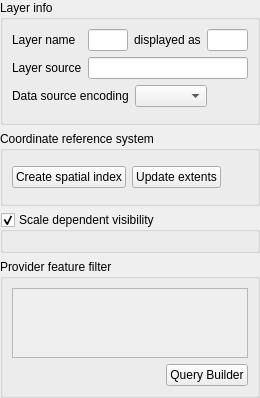
             <widget class="QWidget" name="scrollAreaWidgetContents">
              <property name="geometry">
               <rect>
                <x>0</x>
                <y>0</y>
                <width>260</width>
                <height>379</height>
               </rect>
              </property>
              <layout class="QVBoxLayout" name="verticalLayout_13">
               <property name="leftMargin">
                <number>0</number>
               </property>
               <property name="topMargin">
                <number>0</number>
               </property>
               <property name="rightMargin">
                <number>0</number>
               </property>
               <property name="bottomMargin">
                <number>0</number>
               </property>
               <item>
                <widget class="QgsCollapsibleGroupBox" name="groupBox">
                 <property name="title">
                  <string>Layer info</string>
                 </property>
                 <property name="syncGroup" stdset="0">
                  <string notr="true">vectorgeneral</string>
                 </property>
                 <layout class="QGridLayout" name="gridLayout">
                  <item row="1" column="0">
                   <widget class="QLabel" name="textLabel3">
                    <property name="text">
                     <string>Layer name</string>
                    </property>
                   </widget>
                  </item>
                  <item row="5" column="0">
                   <widget class="QFrame" name="mDataSourceEncodingFrame">
                    <layout class="QHBoxLayout" name="horizontalLayout_4">
                     <property name="leftMargin">
                      <number>0</number>
                     </property>
                     <property name="topMargin">
                      <number>0</number>
                     </property>
                     <property name="rightMargin">
                      <number>0</number>
                     </property>
                     <property name="bottomMargin">
                      <number>0</number>
                     </property>
                    </layout>
                   </widget>
                  </item>
                  <item row="1" column="1">
                   <widget class="QLineEdit" name="mLayerOrigNameLineEdit"/>
                  </item>
                  <item row="1" column="3">
                   <widget class="QLineEdit" name="txtDisplayName">
                    <property name="readOnly">
                     <bool>true</bool>
                    </property>
                   </widget>
                  </item>
                  <item row="1" column="2">
                   <widget class="QLabel" name="label_2">
                    <property name="text">
                     <string>displayed as</string>
                    </property>
                   </widget>
                  </item>
                  <item row="2" column="0">
                   <widget class="QLabel" name="lblLayerSource">
                    <property name="text">
                     <string>Layer source</string>
                    </property>
                   </widget>
                  </item>
                  <item row="2" column="1" colspan="3">
                   <widget class="QLineEdit" name="txtLayerSource">
                    <property name="enabled">
                     <bool>true</bool>
                    </property>
                    <property name="readOnly">
                     <bool>true</bool>
                    </property>
                   </widget>
                  </item>
                  <item row="4" column="0" colspan="4">
                   <layout class="QHBoxLayout" name="horizontalLayout_6">
                    <item>
                     <widget class="QLabel" name="label_3">
                      <property name="sizePolicy">
                       <sizepolicy hsizetype="Maximum" vsizetype="Preferred">
                        <horstretch>0</horstretch>
                        <verstretch>0</verstretch>
                       </sizepolicy>
                      </property>
                      <property name="text">
                       <string>Data source encoding</string>
                      </property>
                     </widget>
                    </item>
                    <item>
                     <widget class="QComboBox" name="cboProviderEncoding"/>
                    </item>
                    <item>
                     <spacer name="horizontalSpacer_2">
                      <property name="orientation">
                       <enum>Qt::Horizontal</enum>
                      </property>
                      <property name="sizeHint" stdset="0">
                       <size>
                        <width>0</width>
                        <height>20</height>
                       </size>
                      </property>
                     </spacer>
                    </item>
                   </layout>
                  </item>
                 </layout>
                </widget>
               </item>
               <item>
                <widget class="QgsCollapsibleGroupBox" name="indexGroupBox">
                 <property name="title">
                  <string>Coordinate reference system</string>
                 </property>
                 <property name="checkable">
                  <bool>false</bool>
                 </property>
                 <property name="syncGroup" stdset="0">
                  <string notr="true">vectorgeneral</string>
                 </property>
                 <layout class="QVBoxLayout" name="verticalLayout_27">
                  <property name="spacing">
                   <number>6</number>
                  </property>
                  <item>
                   <widget class="QgsProjectionSelectionWidget" name="mCrsSelector" native="true">
                    <property name="focusPolicy">
                     <enum>Qt::StrongFocus</enum>
                    </property>
                   </widget>
                  </item>
                  <item>
                   <layout class="QHBoxLayout" name="horizontalLayout_5">
                    <item>
                     <widget class="QPushButton" name="pbnIndex">
                      <property name="text">
                       <string>Create spatial index</string>
                      </property>
                     </widget>
                    </item>
                    <item>
                     <widget class="QPushButton" name="pbnUpdateExtents">
                      <property name="text">
                       <string>Update extents</string>
                      </property>
                     </widget>
                    </item>
                    <item>
                     <spacer name="horizontalSpacer_3">
                      <property name="orientation">
                       <enum>Qt::Horizontal</enum>
                      </property>
                      <property name="sizeHint" stdset="0">
                       <size>
                        <width>40</width>
                        <height>20</height>
                       </size>
                      </property>
                     </spacer>
                    </item>
                   </layout>
                  </item>
                  <item>
                   <widget class="Line" name="line">
                    <property name="orientation">
                     <enum>Qt::Vertical</enum>
                    </property>
                   </widget>
                  </item>
                 </layout>
                </widget>
               </item>
               <item>
                <widget class="QgsCollapsibleGroupBox" name="mScaleVisibilityGroupBox">
                 <property name="title">
                  <string>Scale dependent visibility</string>
                 </property>
                 <property name="checkable">
                  <bool>true</bool>
                 </property>
                 <layout class="QGridLayout" name="gridLayout_6">
                  <item row="0" column="0">
                   <widget class="QgsScaleRangeWidget" name="mScaleRangeWidget" native="true"/>
                  </item>
                 </layout>
                </widget>
               </item>
               <item>
                <widget class="QgsCollapsibleGroupBox" name="mSubsetGroupBox">
                 <property name="sizePolicy">
                  <sizepolicy hsizetype="Preferred" vsizetype="Preferred">
                   <horstretch>0</horstretch>
                   <verstretch>3</verstretch>
                  </sizepolicy>
                 </property>
                 <property name="title">
                  <string>Provider feature filter</string>
                 </property>
                 <layout class="QGridLayout" name="gridLayout_4">
                  <item row="1" column="1">
                   <widget class="QPushButton" name="pbnQueryBuilder">
                    <property name="text">
                     <string>Query Builder</string>
                    </property>
                   </widget>
                  </item>
                  <item row="1" column="0">
                   <spacer>
                    <property name="orientation">
                     <enum>Qt::Horizontal</enum>
                    </property>
                    <property name="sizeType">
                     <enum>QSizePolicy::Expanding</enum>
                    </property>
                    <property name="sizeHint" stdset="0">
                     <size>
                      <width>0</width>
                      <height>21</height>
                     </size>
                    </property>
                   </spacer>
                  </item>
                  <item row="0" column="0" colspan="2">
                   <widget class="QTextEdit" name="txtSubsetSQL">
                    <property name="enabled">
                     <bool>false</bool>
                    </property>
                    <property name="acceptDrops">
                     <bool>false</bool>
                    </property>
                    <property name="acceptRichText">
                     <bool>false</bool>
                    </property>
                   </widget>
                  </item>
                 </layout>
                 <zorder>txtSubsetSQL</zorder>
                 <zorder>pbnQueryBuilder</zorder>
                </widget>
               </item>
               <item>
                <spacer name="verticalSpacer">
                 <property name="orientation">
                  <enum>Qt::Vertical</enum>
                 </property>
                 <property name="sizeHint" stdset="0">
                  <size>
                   <width>20</width>
                   <height>0</height>
                  </size>
                 </property>
                </spacer>
               </item>
              </layout>
             </widget>
